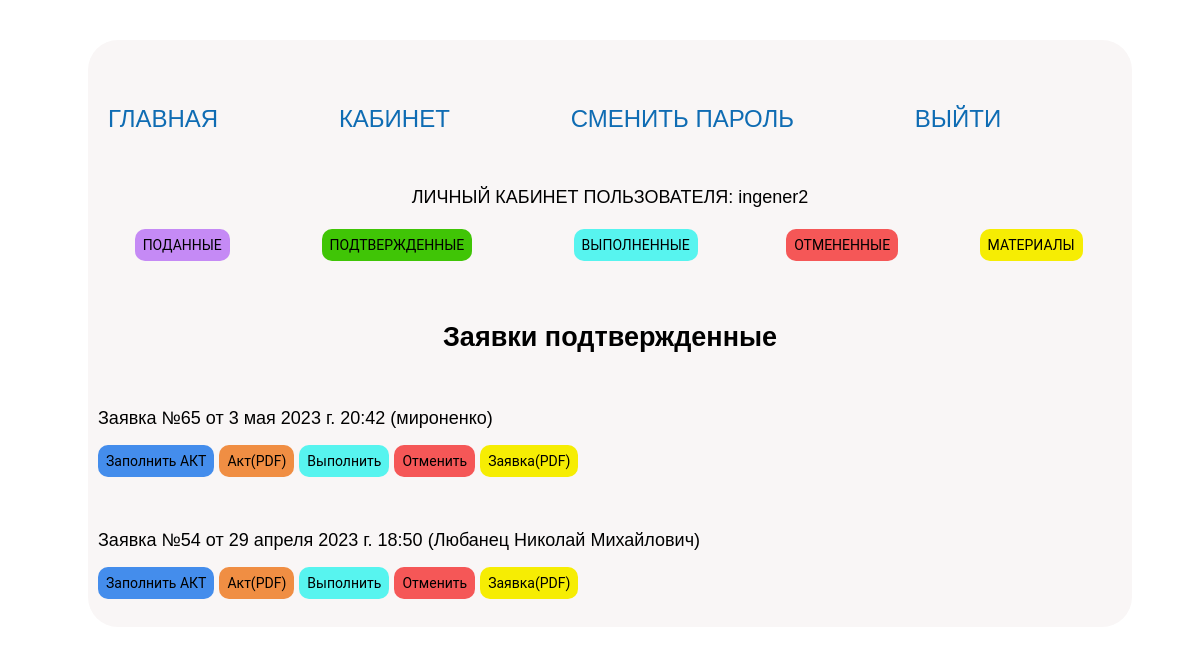
/all_applications_confirm/ (signed in), run on an earlier commit of the app's database.
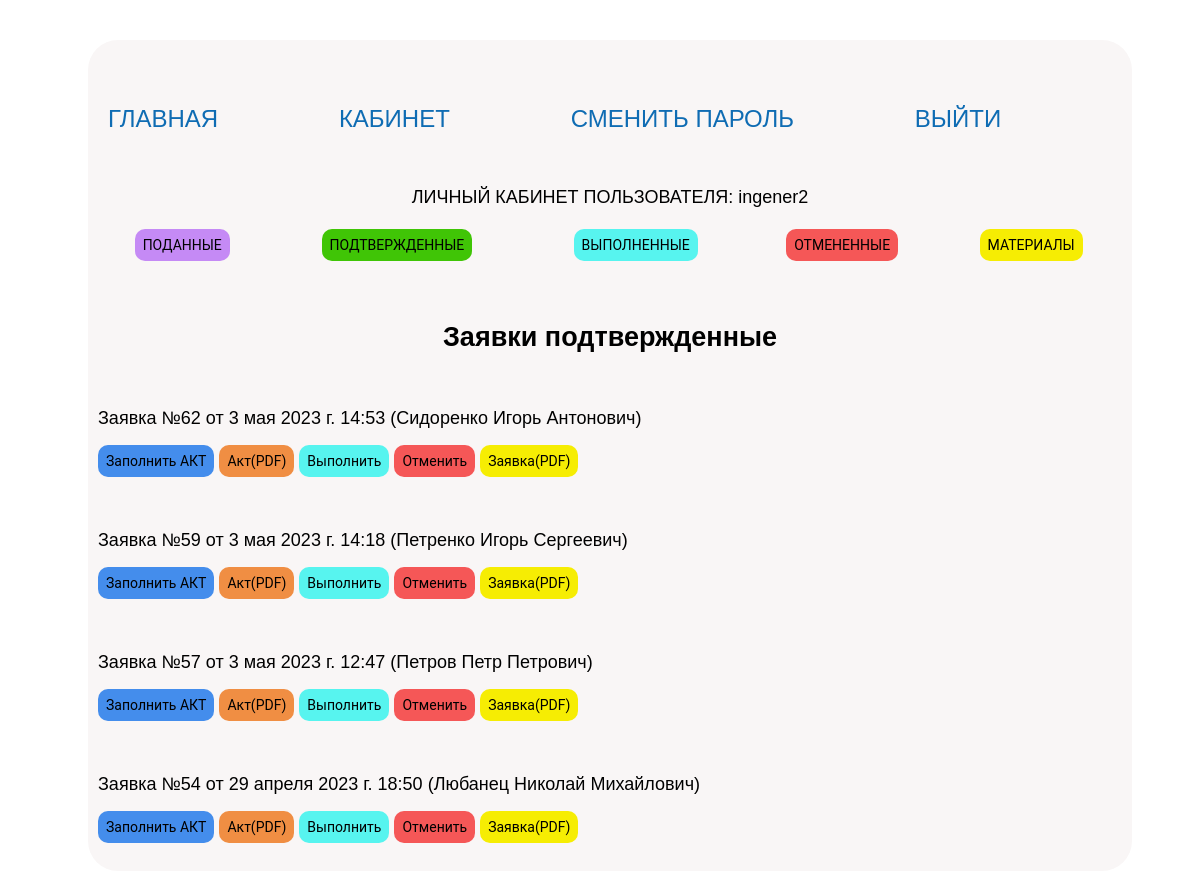
And on a later commit of the database.
### main/models.py (models this page shows, shortened)
class Application(models.Model):
    aplic_user = models.ForeignKey(
        User,
        null=True,
        on_delete=models.SET_NULL,
        verbose_name="Пользователь",
    )
    aplic_status = models.ForeignKey(
        Aplic_status,
        null=True,
        on_delete=models.SET_NULL,
        verbose_name="Статус заявки",
    )
    aplic_date = models.DateTimeField(
        auto_now_add=True, verbose_name="Дата добавления заявки"
    )
    user_fio = models.CharField(
        max_length=2000, null=True, verbose_name="ФИО заявителя"
    )
    user_telephon = models.CharField(
        max_length=2000, null=True, verbose_name="Телефон заявителя"
    )
    user_email = models.CharField(
        max_length=2000, null=True, verbose_name="Электронная почта заявителя"
    )
    org_name = models.CharField(
        max_length=2000, null=True, verbose_name="Наименование организации"
    )
    org_adress_ur = models.CharField(
        max_length=2000, null=True, verbose_name="Адрес организации (юридический)"
    )
    org_adress_f = models.CharField(
        max_length=2000, null=True, verbose_name="Адрес организации (фактический)"
    )
    org_bank_name = models.CharField(
        max_length=2000, null=True, verbose_name="Банк")
    org_bank_adress = models.CharField(
        max_length=2000, null=True, verbose_name="Адрес банка"
    )
    org_bank_rs = models.CharField(
        max_length=2000, null=True, verbose_name="Рассчетный счет"
    )
    org_bank_kod = models.CharField(
        max_length=2000, null=True, verbose_name="Код банка"
    )
    org_bank_unp = models.CharField(
        max_length=2000, null=True, verbose_name="УНП")
    org_bank_okpo = models.CharField(
        max_length=2000, null=True, verbose_name="ОКПО")
    org_contakt_data = models.CharField(
        max_length=2000, null=True, verbose_name="Контактные данные"
    )
    org_director_name = models.CharField(
        max_length=2000, null=True, verbose_name="Ф.И.О. руководителя"
    )
    org_deystvie = models.CharField(
        max_length=2000, null=True, verbose_name="Действует на основании"
    )
    sposob_svarki = models.ForeignKey(
        Welding_method,
        null=True,
        on_delete=models.SET_NULL,
        verbose_name="Способ сварки",
    )
    sheet_butt_weld_steel_grade = models.CharField(
        max_length=2000, null=True, verbose_name="Марка стали листа - Стыковой шов"
    )
    sheet_butt_weld_min_thickn = models.CharField(
        max_length=2000,
        null=True,
        verbose_name="Минимальная толщина листа - Стыковой шов",
    )
    sheet_butt_weld_max_thickn = models.CharField(
        max_length=2000,
        null=True,
        verbose_name="Максимальная толщина листа - Стыковой шов",
    )
    sheet_butt_weld_position = models.CharField(
        max_length=2000,
        null=True,
        verbose_name="Пространственное положение листа - Стыковой шов",
    )
    sheet_fillet_weld_steel_grade = models.CharField(
        max_length=2000, null=True, verbose_name="Марка стали листа - Угловой шов"
    )
    sheet_fillet_weld_min_thickn = models.CharField(
        max_length=2000,
        null=True,
        verbose_name="Минимальная толщина листа - Угловой шов",
    )
    sheet_fillet_weld_max_thickn = models.CharField(
        max_length=2000,
        null=True,
        verbose_name="Максимальная толщина листа - Угловой шов",
    )
    sheet_fillet_weld_position = models.CharField(
        max_length=2000,
        null=True,
        verbose_name="Пространственное положение листа - Угловой шов",
    )
    tube_butt_weld_steel_grade = models.CharField(
        max_length=2000, null=True, verbose_name="Марка стали трубы - Стыковой шов"
    )
    tube_butt_weld_min_thickn = models.CharField(
        max_length=2000,
        null=True,
        verbose_name="Минимальная толщина стенки трубы - Стыковой шов",
    )
    tube_butt_weld_max_thickn = models.CharField(
        max_length=2000,
        null=True,
        verbose_name="Максимальная толщина стенки трубы - Стыковой шов",
    )
    tube_butt_weld_min_diam = models.CharField(
        max_length=2000,
        null=True,
        verbose_name="Минимальный диаметр трубы - Стыковой шов",
    )
    tube_butt_weld_max_diam = models.CharField(
        max_length=2000,
        null=True,
        verbose_name="Максимальный диаметр трубы - Стыковой шов",
    )
    tube_butt_weld_position = models.CharField(
        max_length=2000,
        null=True,
        verbose_name="Пространственное положение  трубы - Стыковой шов",
    )
    tube_fillet_weld_steel_grade = models.CharField(
        max_length=2000, null=True, verbose_name="Марка стали трубы - Угловой шов"
    )
    tube_fillet_weld_min_thickn = models.CharField(
        max_length=2000,
        null=True,
        verbose_name="Минимальная толщина стенки трубы - Угловой шов",
    )
    tube_fillet_weld_max_thickn = models.CharField(
        max_length=2000,
        null=True,
        verbose_name="Максимальная толщина стенки трубы - Угловой шов",
    )
    tube_fillet_weld_min_diam = models.CharField(
        max_length=2000,
        null=True,
        verbose_name="Минимальный диаметр трубы - Угловой шов",
    )
    tube_fillet_weld_max_diam = models.CharField(
        max_length=2000,
        null=True,
        verbose_name="Максимальный диаметр трубы - Угловой шов",
    )
    tube_fillet_weld_position = models.CharField(
        max_length=2000,
        null=True,
        verbose_name="Пространственное положение  трубы - Угловой шов",
    )
    gpn = models.CharField(
        max_length=2000,
        null=True,
        verbose_name="Подведомственные Госпромнадзору МЧС РБ",
    )
    mas = models.CharField(
        max_length=2000,
        null=True,
        verbose_name="Подведомственные Министерству архитектуры и строительства РБ",
    )
    welder_name = models.CharField(
        max_length=2000,
        null=True,
        verbose_name="Имя сварщика",
    )
    welder_brand = models.CharField(
        max_length=2000,
        null=True,
        verbose_name="Клеймо сварщика",
    )
    welder_card_id = models.CharField(
        max_length=2000,
        null=True,
        default="---",
        verbose_name="Номер удостоверения сварщика",
    )
    welder_passport = models.CharField(
        max_length=2000,
        null=True,
        verbose_name="Паспорт сварщика",
    )
    welder_date_birth = models.CharField(
        max_length=2000,
        null=True,
        verbose_name="Дата рождения сварщика",
    )
    start_date = models.CharField(
        max_length=2000,
        null=True,
        default="NULL",
        verbose_name="Дата начала контроля",
    )
    end_date = models.CharField(
        max_length=2000,
        null=True,
        verbose_name="Дата окончания контроля",
    )
    welder_material = models.CharField(
        max_length=2000,
        null=True,
        default="---",
        verbose_name="Сварочный материал",
    )
    weld_main_material_plate = models.CharField(
        max_length=2000,
        null=True,
        default="---",
        verbose_name="Материал основной - Лист",
    )
    weld_main_material_tube = models.CharField(
        max_length=2000,
        null=True,
        default="---",
        verbose_name="Материал основной - Труба",
    )
    chef_kom_pos = models.CharField(
        max_length=2000,
        null=True,
        verbose_name="Должность председателя комиссии",
    )
    chef_kom_fio = models.CharField(
        max_length=2000,
        null=True,
        verbose_name="Имя председателя комиссии",
    )
    kom_pos = models.CharField(
        max_length=2000,
        null=True,
        verbose_name="Должность члена комиссии",
    )
    kom_fio = models.CharField(
        max_length=2000,
        null=True,
        verbose_name="Имя члена комиссии",
    )
    class Meta:
        verbose_name = "Заявка"
        verbose_name_plural = "Заявки"

### main/views.py (the view)
@login_required(login_url=reverse_lazy("login"))
def all_applications_confirm(request):
    title = "Заявки подтвержденные"
    username = str(request.user)
    if username == "admin":
        group = "admin"
    else:
        user = get_object_or_404(User, username=username)
        group = str(user.groups.get(user=user.id))
    if group == "customer":
        result = Application.objects.filter(
            Q(aplic_status_id="2") & Q(aplic_user_id=request.user.id)
        ).order_by("-aplic_date")
    elif group == "engineer":
        result = Application.objects.filter(
            aplic_status_id="2").order_by("-aplic_date")
    return render(
        request,
        "main/all_applications_confirm.html",
        {
            "title": title,
            "result": result,
            "group": group,
        },
    )

### main/templates/main/all_applications_confirm.html (shortened to what this page needs)
{% extends 'main/private_office_s1.html' %} {% block content_1 %}
<br /><br />
<h2><p class="center">Заявки подтвержденные</p></h2>
 {% if group == "engineer" %} {% for i in result %}
<br />
<p>Заявка №{{ i.id }} от {{ i.aplic_date }} ({{i.user_fio}})</p>
<p>
  <a href="{% url 'application_complete_akt' pk=i.id %}">
    <button class="button akt">Заполнить АКТ</button></a>
  <a href="{% url 'pdf_akt' pk=i.id %}">
    <button class="button pdf_akt">Акт(PDF)</button></a>
  <a href="{% url 'application_done' pk=i.id %}">
    <button class="button vyp">Выполнить</button></a>
  <a href="{% url 'application_cancel' pk=i.id %}">
    <button class="button otm">Отменить</button></a>
  <a href="{% url 'pdf_application' pk=i.id %}">
    <button class="button pdf_z">Заявка(PDF)</button></a>
</p>
{% endfor %} {% endif %} {% endblock %}

What changed in the data, as far as the page shows it:
no longer on this page (row edited): Application: id "65", aplic_date "3 мая 2023 г. 20:42", user_fio "мироненко"
now on this page (row edited): Application: id "62", aplic_date "3 мая 2023 г. 14:53", user_fio "Сидоренко Игорь Антонович"
now on this page (row edited): Application: id "59", aplic_date "3 мая 2023 г. 14:18", user_fio "Петренко Игорь Сергеевич"
now on this page (row edited): Application: id "57", aplic_date "3 мая 2023 г. 12:47", user_fio "Петров Петр Петрович"
